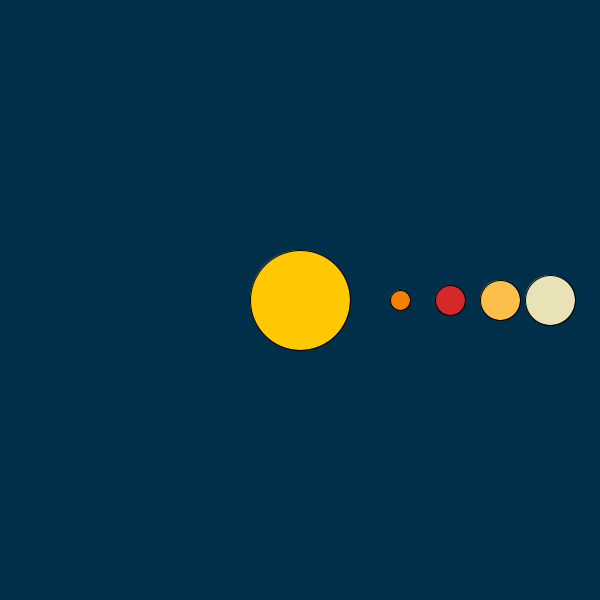
Frame 1 (no input)
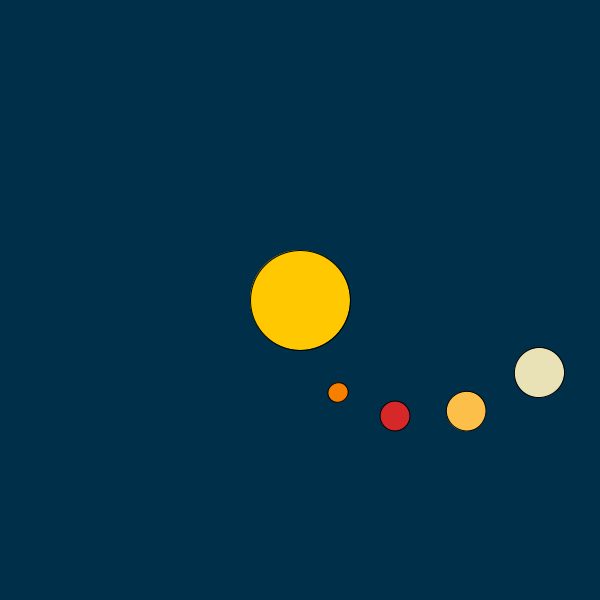
Frame 60 (the mouse pressed at the canvas centre just before this capture)
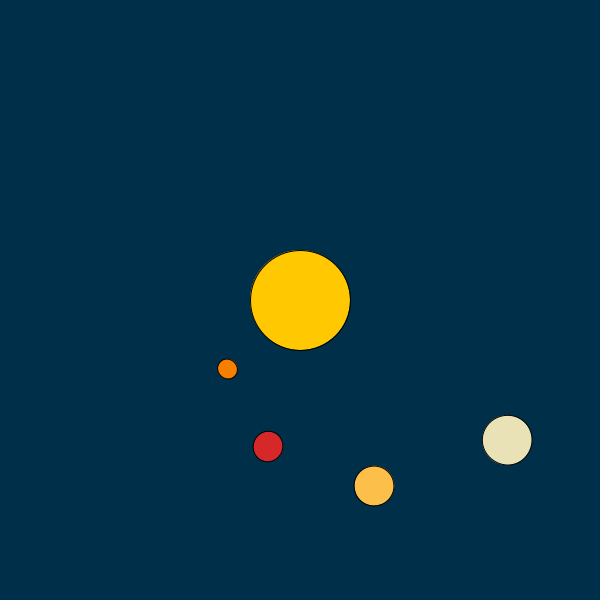
Frame 120 (the mouse held since frame 60 and released just before this capture)

The Processing sketch that drew these frames (run headless with seeded random() and noise(); from frame 60 on, the mouse is pressed at the canvas centre):

// Processing sketch: image_text_input
// ── image_text_input.pde
int numPlanets = 4;
float[] angle = new float[numPlanets];
float[] distances = new float[numPlanets];
float[] diameters = new float[numPlanets];
color[] colors = new color[numPlanets];
float[] speeds = new float[numPlanets];

void setup() {
  size(600, 600); // Set the size of the window
  smooth();
  // Initialize planet properties
  colors[0] = color(247, 127, 0);
  colors[1] = color(214, 40, 40);
  colors[2] = color(252, 191, 73);
  colors[3] = color(234, 226, 183);
  
  distances[0] = 100;
  distances[1] = 150;
  distances[2] = 200;
  distances[3] = 250;
  
  diameters[0] = 20;
  diameters[1] = 30;
  diameters[2] = 40;
  diameters[3] = 50;
  
  speeds[0] = 0.02;
  speeds[1] = 0.015;
  speeds[2] = 0.01;
  speeds[3] = 0.005;
}

void draw() {
  background(0, 48, 73); // Set the background color
  translate(width/2, height/2); // Move to the center of the window
  
  // Draw the sun
  fill(255, 200, 0);
  ellipse(0, 0, 100, 100);
  
  // Draw the planets
  for (int i = 0; i < numPlanets; i++) {
    pushMatrix();
    rotate(angle[i]);
    translate(distances[i], 0);
    fill(colors[i]);
    ellipse(0, 0, diameters[i], diameters[i]);
    popMatrix();
    angle[i] += speeds[i];
  }
}
